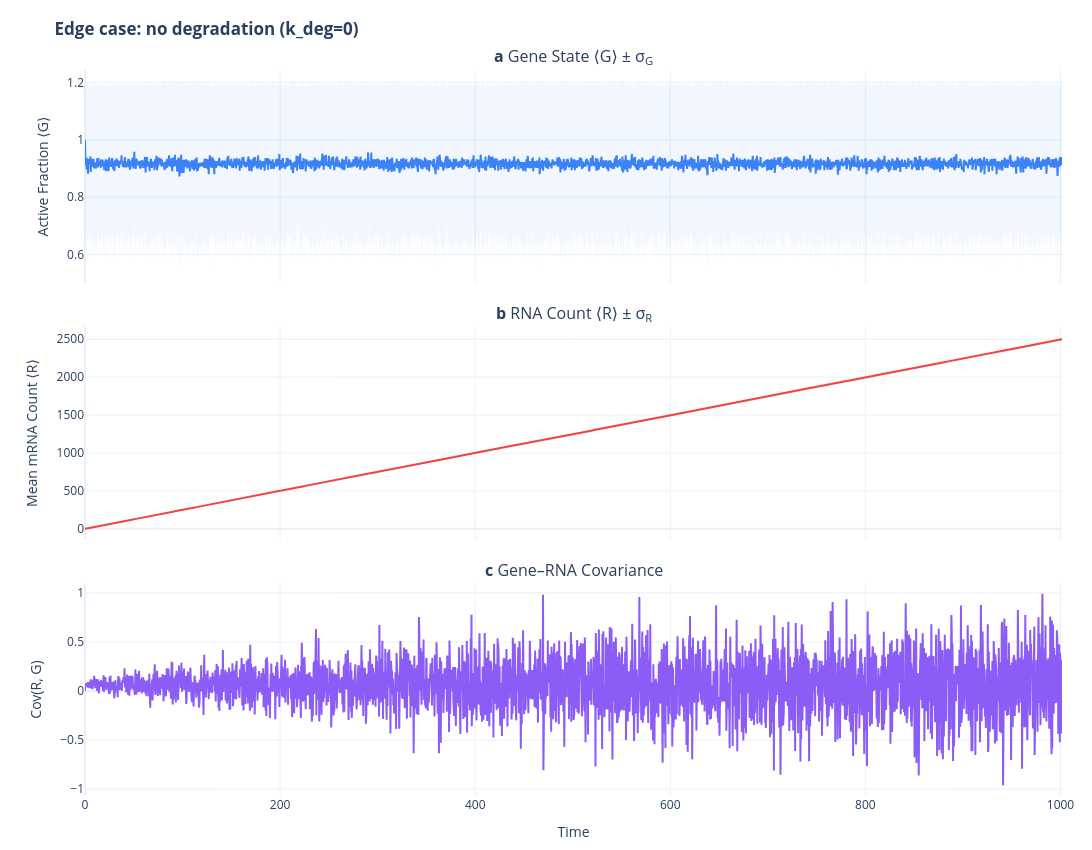

Source (notebook cell):
### Code cell
show_sample_moments(m_nodeg, title="Edge case: no degradation (k_deg=0)")

### Figure 1 — Plotly figure (JSON) as saved in the notebook; plotly's stock layout.template omitted (floating-point values rounded to 4 significant figures; data arrays with more than 128 entries replaced by an {"elided": "..."} marker saying what was removed)
{"data": [{"hoverinfo": "skip", "line": {"width": 0}, "showlegend": false, "type": "scatter", "x": {"elided": "3001 float values"}, "xaxis": "x", "y": {"elided": "3001 float values"}, "yaxis": "y"}, {"fill": "tonexty", "fillcolor": "rgba(59, 130, 246, 0.07)", "hoverinfo": "skip", "line": {"width": 0}, "showlegend": false, "type": "scatter", "x": {"elided": "3001 float values"}, "xaxis": "x", "y": {"elided": "3001 float values"}, "yaxis": "y"}, {"hovertemplate": "⟨G⟩ = %{y:.3f}<extra></extra>", "line": {"color": "#3B82F6", "width": 2}, "showlegend": false, "type": "scatter", "x": {"elided": "3001 float values"}, "xaxis": "x", "y": {"elided": "3001 float values"}, "yaxis": "y"}, {"hoverinfo": "skip", "line": {"width": 0}, "showlegend": false, "type": "scatter", "x": {"elided": "3001 float values"}, "xaxis": "x2", "y": {"elided": "3001 float values"}, "yaxis": "y2"}, {"fill": "tonexty", "fillcolor": "rgba(239, 68, 68, 0.07)", "hoverinfo": "skip", "line": {"width": 0}, "showlegend": false, "type": "scatter", "x": {"elided": "3001 float values"}, "xaxis": "x2", "y": {"elided": "3001 float values"}, "yaxis": "y2"}, {"hovertemplate": "⟨R⟩ = %{y:.1f}<extra></extra>", "line": {"color": "#EF4444", "width": 2}, "showlegend": false, "type": "scatter", "x": {"elided": "3001 float values"}, "xaxis": "x2", "y": {"elided": "3001 float values"}, "yaxis": "y2"}, {"hovertemplate": "Cov = %{y:.3f}<extra></extra>", "line": {"color": "#8B5CF6", "width": 2}, "showlegend": false, "type": "scatter", "x": {"elided": "3001 float values"}, "xaxis": "x3", "y": {"elided": "3001 float values"}, "yaxis": "y3"}], "layout": {"annotations": [{"font": {"size": 16}, "showarrow": false, "text": "<b>a</b> Gene State ⟨G⟩ ± σ<sub>G</sub>", "x": 0.5, "xanchor": "center", "xref": "paper", "y": 1, "yanchor": "bottom", "yref": "paper"}, {"font": {"size": 16}, "showarrow": false, "text": "<b>b</b> RNA Count ⟨R⟩ ± σ<sub>R</sub>", "x": 0.5, "xanchor": "center", "xref": "paper", "y": 0.6467, "yanchor": "bottom", "yref": "paper"}, {"font": {"size": 16}, "showarrow": false, "text": "<b>c</b> Gene–RNA Covariance", "x": 0.5, "xanchor": "center", "xref": "paper", "y": 0.2933, "yanchor": "bottom", "yref": "paper"}], "height": 850, "hovermode": "x", "margin": {"b": 50, "l": 85, "r": 30, "t": 70}, "title": {"text": "<b>Edge case: no degradation (k_deg=0)</b>"}, "width": 1100, "xaxis": {"anchor": "y", "domain": [0, 1], "matches": "x3", "showticklabels": false}, "xaxis2": {"anchor": "y2", "domain": [0, 1], "matches": "x3", "showticklabels": false}, "xaxis3": {"anchor": "y3", "domain": [0, 1], "title": {"text": "Time"}}, "yaxis": {"anchor": "x", "domain": [0.7067, 1], "title": {"text": "Active Fraction ⟨G⟩"}}, "yaxis2": {"anchor": "x2", "domain": [0.3533, 0.6467], "title": {"text": "Mean mRNA Count ⟨R⟩"}}, "yaxis3": {"anchor": "x3", "domain": [0, 0.2933], "title": {"text": "Cov(R, G)"}}}}
